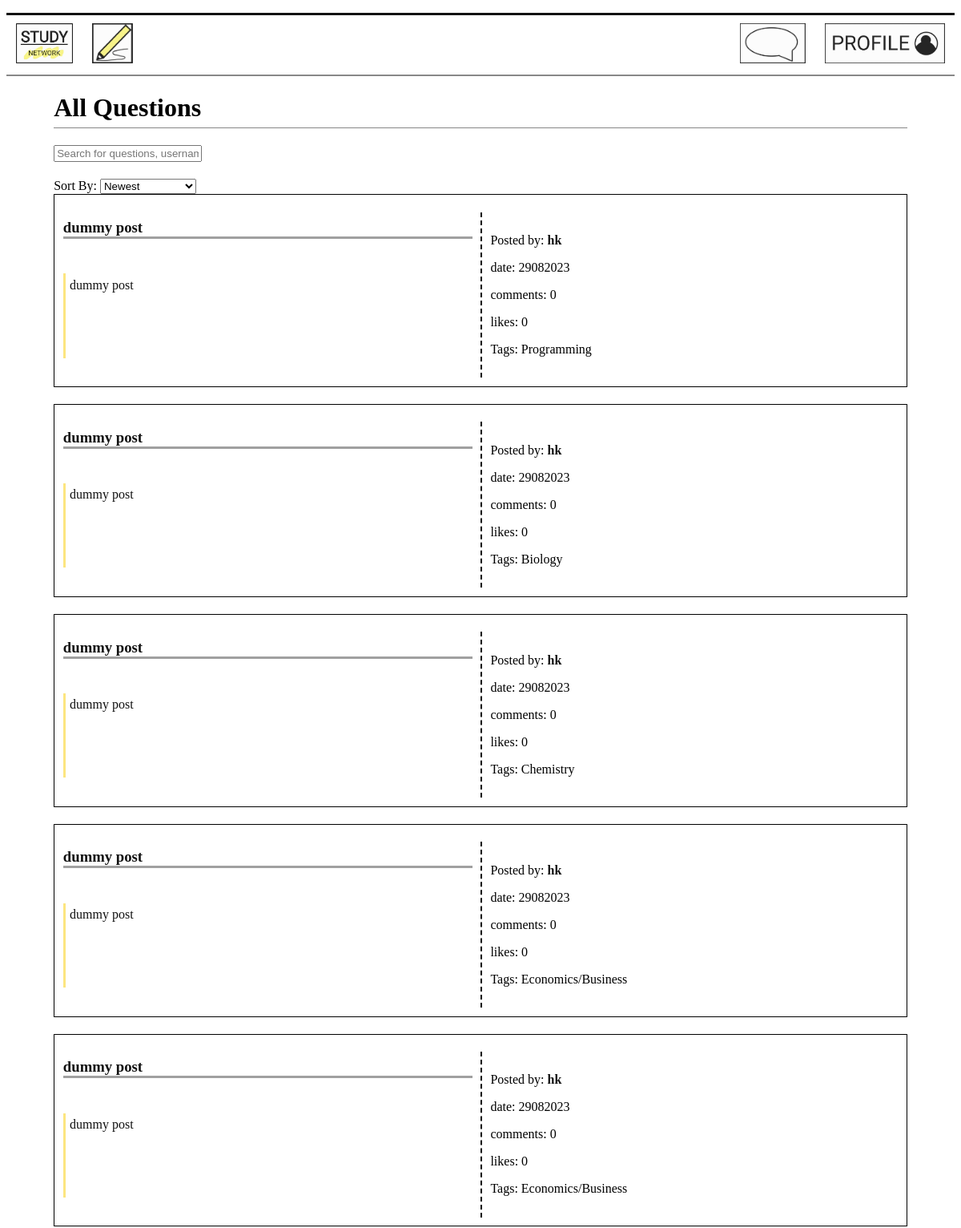
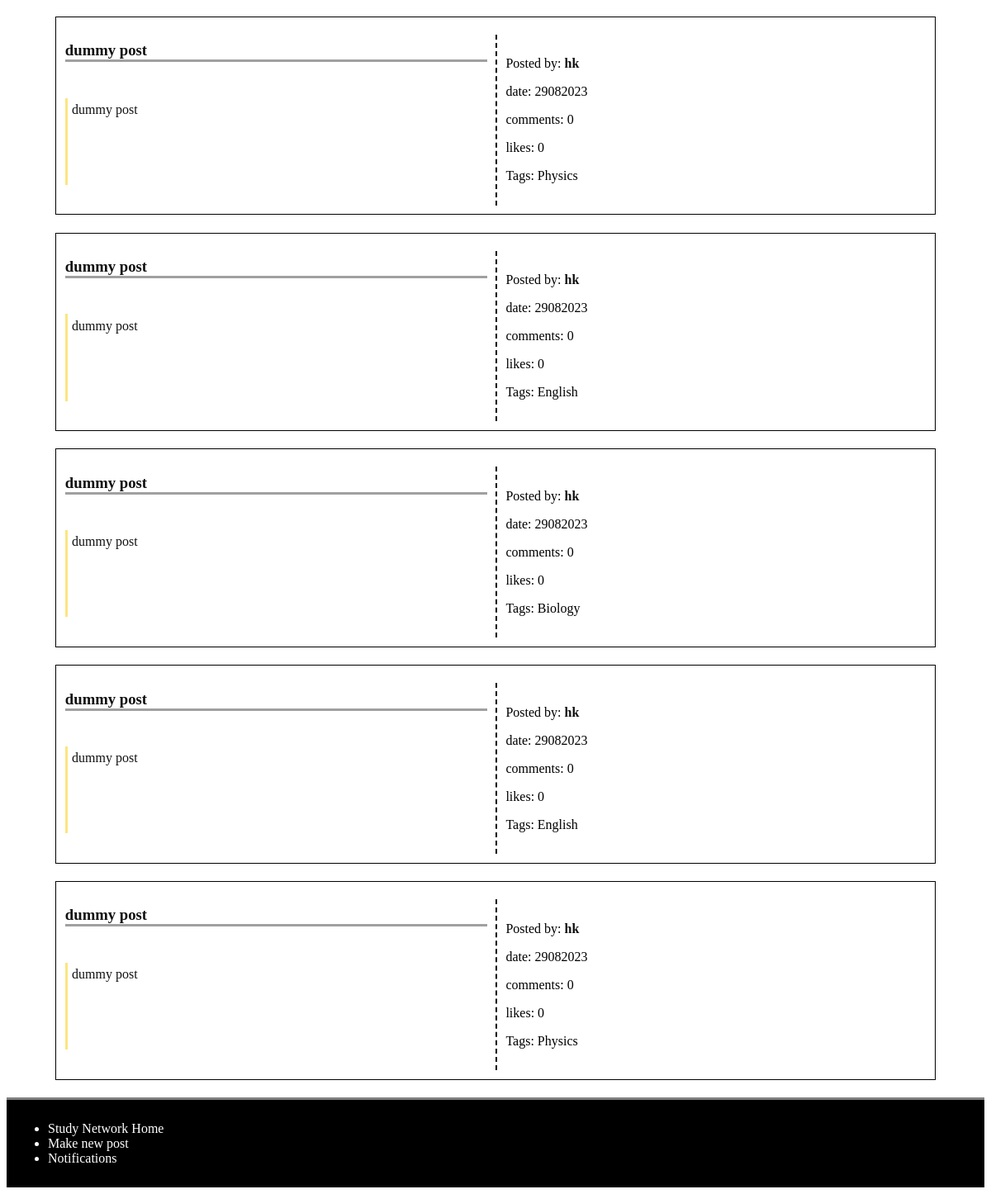
Screenshot of / (signed in) with the database file from the repository (2 pictures, top to bottom).
### models.py (models this page shows)
class Post(db.Model):
    __tablename__ = 'Post'
    id = db.Column(db.Integer, primary_key=True)
    title = db.Column(db.Text)
    discussion = db.Column(db.Text)
    date = db.Column(db.Integer)
    comments = db.Column(db.Integer)
    user_id = db.Column(db.Integer, db.ForeignKey('User.id'))
    likes = db.Column(db.Integer)
    post_user = db.relationship('User', back_populates='user_post')
    replies_post = db.relationship('Reply', secondary=PostReply, back_populates='posts_reply')
    categories_post = db.relationship('Category', secondary=PostCategory, back_populates='posts_category')
    notifications_post = db.relationship('Notification', back_populates='posts_notification')
    posts = db.relationship('Comment', back_populates='user')

class User(db.Model):
    __tablename__ = 'User'
    id = db.Column(db.Integer, primary_key=True)
    username = db.Column(db.Text)
    email = db.Column(db.Text)
    password = db.Column(db.Text)
    user_post = db.relationship('Post', back_populates='post_user')
    notifications_user = db.relationship('Notification', back_populates='users_notification')
    users = db.relationship('Comment', back_populates='post')

class Category(db.Model):
    __tablename__ = 'Category'
    id = db.Column(db.Integer, primary_key=True)
    topic = db.Column(db.Text)
    posts_category = db.relationship('Post', secondary=PostCategory, back_populates='categories_post')

### main.py (the view)
@app.route('/', methods=['GET', 'POST'])
def home():
    page = request.args.get('page', 1, type=int)
    post = models.Post.query
    posts_per_page = 10  # Number of posts to display per page
    sort_option = request.args.get('sort')
    if sort_option == 'comments (most comment)':
        post = post.order_by(desc(models.Post.comments))
    elif sort_option == 'comments (least comment)':
        post = post.order_by(models.Post.comments)
    elif sort_option == 'most likes':
        post = post.order_by(desc(models.Post.likes))
    elif sort_option == 'least likes':
        post = post.order_by(models.Post.likes)
    elif sort_option == 'date (ascending)':
        post = post.order_by(models.Post.id)
    else:  # Default sorting: by date
        post = post.order_by(desc(models.Post.id))
    paginated_posts = post.paginate(page=page, per_page=posts_per_page)
    posts = paginated_posts.items
    session['selectedOption'] = sort_option
    return render_template('home.html', posts=posts, title='home', n=paginated_posts.total)

### main.py (called while the page is built)
@app.context_processor
def notification_processor():
    if  g.logged_in_user:
        num_notification = models.Notification.query.filter_by(user_id = session['logged_in_user']).all()
        if len(num_notification) > 99:
            return dict(num_notification = '99..') #When the number of notification is too big, it just shows 99+.
        else:
            return dict(num_notification = len(num_notification))
    else:
        return dict(num_notification = 'No one is logged in')

@app.before_request
def before_request():
    g.logged_in_user = None
    if 'logged_in_user' in session:
        g.logged_in_user = session['logged_in_user']

### templates/home.html (shortened to what this page needs)
{% extends 'layout.html' %}
{% block content %}
<main>
<h1>All Questions</h1>
<input type='text' id='search' onkeyup='SearchFilter()'
placeholder='Search for questions, username or tags'>
<div>
    <label for="sortSelect">Sort By:</label>
    <select id="sortSelect" onchange="handleSort()">
      <option value="date (descending)">Newest</option>
    </select>
</div>
<div id='questionList'>
{% for post in posts %}
<div class='grid_container'>
    {% if g.logged_in_user %}
        <a href='/comment/{{post.id}}'><h3 class='title'>{{ post.title }}</h3></a>
        <a href='/comment/{{post.id}}'><p class='discussion'>{{ post.discussion }}</p></a>
    {% else %}
        <h3 class='title'>{{ post.title }}</h3>
        <p class='discussion'>{{ post.discussion }}</p>
    {% endif %}
    <div class='other_information'>
    <p>Posted by: <a class='name' id='name' href='/profile/{{post.post_user.id}}'><strong>{{ post.post_user.username }}</strong></a></p>
    <p>date: {{ post.date }}
    <p>comments: {{ post.comments }}</p>
    <p>likes: {{ post.likes }}</p>
    <p class='tags'>Tags: {% for catego in post.categories_post %}
        {{catego.topic}}
        {% endfor %}
    </p>
    </div>
</div>
{% endfor %}
</main>
{% endblock %}

### static/css/style.css (style rules this page uses)
a { text-decoration: none; color: #111; }
body main { display: block; max-width: 90%; margin-left: 5%; }
body main h1 { border-bottom: 1px #888 solid; padding-bottom: 0.5%; }
.grid_container { display: grid; grid-template-columns: 50% 50%; border: 1px solid black; padding: 1%; margin-bottom: 2%; }
.title { grid-column: 1; grid-row: 1; margin-right: 2%; border-bottom: rgb(160, 160, 160) solid 3px; }
.discussion { grid-row:2; grid-column: 1; min-height: 100px; margin-right: 2%; padding-left: 1%; padding-top:1%; border-left: rgb(252, 229, 128) solid 3px; }
.other_information { grid-column: 2; grid-row: 1/ span 2; padding: 2%; margin-top: 2%; border-left: 2px dashed black; }
main input { margin-bottom: 2%; }

### rows the page displays
Post: title "dummy post", discussion "dummy post", post_user.username "hk", date "29082023", comments "0", likes "0"
Category: topic "Programming"
Post: title "dummy post", discussion "dummy post", post_user.username "hk", date "29082023", comments "0", likes "0"
Category: topic "Biology"
Post: title "dummy post", discussion "dummy post", post_user.username "hk", date "29082023", comments "0", likes "0"
Category: topic "Chemistry"
Post: title "dummy post", discussion "dummy post", post_user.username "hk", date "29082023", comments "0", likes "0"
Category: topic "Economics/Business"
Post: title "dummy post", discussion "dummy post", post_user.username "hk", date "29082023", comments "0", likes "0"
Post: title "dummy post", discussion "dummy post", post_user.username "hk", date "29082023", comments "0", likes "0"
Category: topic "Physics"
Post: title "dummy post", discussion "dummy post", post_user.username "hk", date "29082023", comments "0", likes "0"
Category: topic "English"
Post: title "dummy post", discussion "dummy post", post_user.username "hk", date "29082023", comments "0", likes "0"
Post: title "dummy post", discussion "dummy post", post_user.username "hk", date "29082023", comments "0", likes "0"
Post: title "dummy post", discussion "dummy post", post_user.username "hk", date "29082023", comments "0", likes "0"
